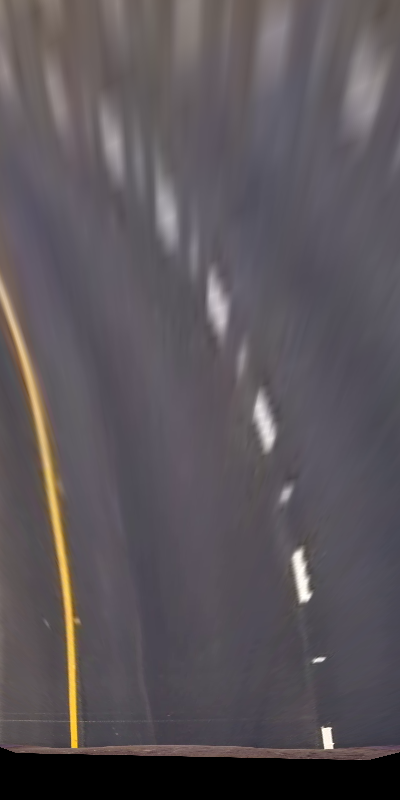
#> input picture report/flat_sample.png, 400 x 800 px
$ python -i image_preprocessors.py   (imports and definitions only)   (older library calls are emulated)
#> lines starting #> are read from the running program, lines starting #| are printed output that depends on the picture; after the words box and inside, x2 and y2 are one past the last pixel; in counts of white or black regions, pixels touching at a corner belong together
import cv2
import numpy as np
import matplotlib.pyplot as plt


def s_binnary(img):
    S_channel = cv2.cvtColor(img.astype(np.uint8), cv2.COLOR_BGR2HLS)[:,:,2]
    threshold= [150,255]

    binary = np.zeros_like(S_channel)
    binary[(S_channel >= threshold[0]) & (S_channel <= threshold[1])] = 255

    return binary

def dir_combined(img2):
    clahe = cv2.createCLAHE(clipLimit=2.0, tileGridSize=(8, 8))
    out = cv2.cvtColor(img2, cv2.COLOR_BGR2GRAY)

    S_channel = cv2.cvtColor(img2.astype(np.uint8), cv2.COLOR_BGR2HLS)[:, :, 2]

    out3 = clahe.apply(out)

    out1 = mag_thresh(img2, sobel_kernel=5, mag_thresh=(50, 100))

    out = out1 & out3


    out = dir_threshold(out, sobel_kernel=5, thresh=(0.5, 1.2))

    kernel = np.ones((3, 3), np.uint8)
    #
    out = cv2.dilate(out, kernel, iterations=2)

    binary = np.zeros_like(S_channel)  #uggly walkaround to have same type of images
    #binary[(img >= threshold[0]) & (img <= threshold[1])] = 255
    binary[(out >= 100) ] =255
    #
    # plt.imshow(out)
    # plt.show()

    return binary

def dir_threshold(img, sobel_kernel=3, thresh=(0, np.pi/2)):
    # Grayscale
    #gray = cv2.cvtColor(img, cv2.COLOR_RGB2GRAY)
    gray = img
    # Calculate the x and y gradients
    sobelx = cv2.Sobel(gray, cv2.CV_64F, 1, 0, ksize=sobel_kernel)
    sobely = cv2.Sobel(gray, cv2.CV_64F, 0, 1, ksize=sobel_kernel)
    # Take the absolute value of the gradient direction,
    # apply a threshold, and create a binary image result
    absgraddir = np.arctan2(np.absolute(sobely), np.absolute(sobelx))
    binary_output =  np.zeros_like(absgraddir)
    binary_output[(absgraddir >= thresh[0]) & (absgraddir <= thresh[1])] = 255

    # Return the binary image
    return binary_output

def mag_thresh(img, sobel_kernel=3, mag_thresh=(0, 255)):
    # Convert to grayscale
    gray = cv2.cvtColor(img, cv2.COLOR_RGB2GRAY)
    # Take both Sobel x and y gradients
    sobelx = cv2.Sobel(gray, cv2.CV_64F, 1, 0, ksize=sobel_kernel)
    sobely = cv2.Sobel(gray, cv2.CV_64F, 0, 1, ksize=sobel_kernel)
    # Calculate the gradient magnitude
    gradmag = np.sqrt(sobelx**2 + sobely**2)
    # Rescale to 8 bit
    scale_factor = np.max(gradmag)/255
    gradmag = (gradmag/scale_factor).astype(np.uint8)
    # Create a binary image of ones where threshold is met, zeros otherwise
    binary_output = np.zeros_like(gradmag)
    binary_output[(gradmag >= mag_thresh[0]) & (gradmag <= mag_thresh[1])] = 255

    # Return the binary image
    return binary_output


# https://hidefcolor.com/blog/color-management/what-is-lab-color-space/
def b_binnary(img):
    B_channel = cv2.cvtColor(img.astype(np.uint8), cv2.COLOR_BGR2LAB)[:,:,0]
    threshold= [155,255]

    binary = np.zeros_like(B_channel)
    binary[(B_channel >= threshold[0]) & (B_channel <= threshold[1])] = 255

    return binary

clahe = cv2.createCLAHE(clipLimit=2.0, tileGridSize=(8, 8))

def white_binnary(img):

    img = cv2.cvtColor(img.astype(np.uint8), cv2.COLOR_BGR2GRAY)
    threshold= [225,255]
    #
    binary = np.zeros_like(img)
    binary[(img >= threshold[0]) & (img <= threshold[1])] = 255
    return binary


def combine_preprocesors(img):
    out1 = b_binnary(img)
    out2 = s_binnary(img)
    out3 = white_binnary(img)

    # [8 lines of commented-out code are left out]
    return ( out1 & out2 ) | out3

>>> import cv2
>>> picture = cv2.imread('report/flat_sample.png')
#> picture is the input picture: shape (800, 400, 3); mean B, G, R 89.3, 84.6, 90.5
>>> result = dir_combined(picture)
#> in dir_combined, `S_channel = cv2.cvtColor(img2.astype(np.uint8), cv2.COLOR_BGR2HLS)[:, ..`:
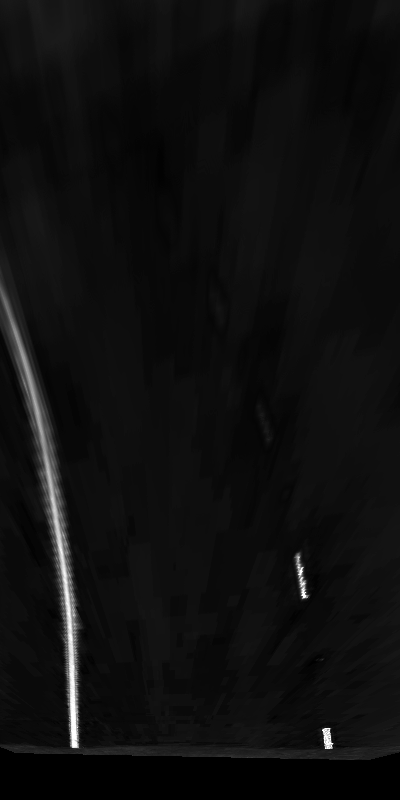
#> S_channel: shape (800, 400); min 0, max 255, mean 14.8
#> in dir_combined, `out3 = clahe.apply(out)`:
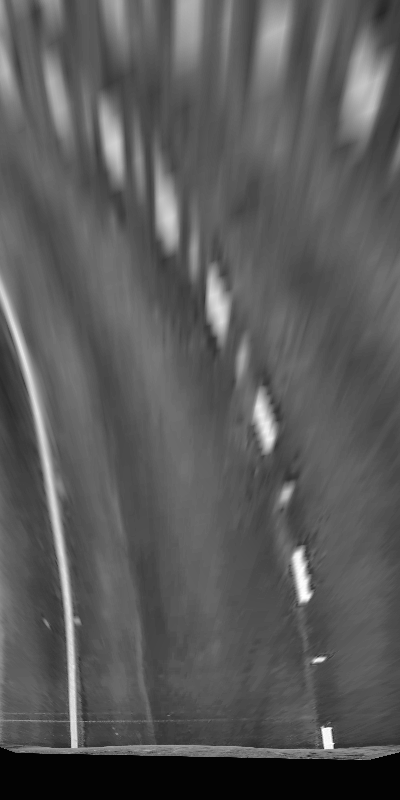
#> out3: shape (800, 400); min 3, max 255, mean 89.2
#> in mag_thresh, `gradmag = np.sqrt(sobelx**2 + sobely**2)`:
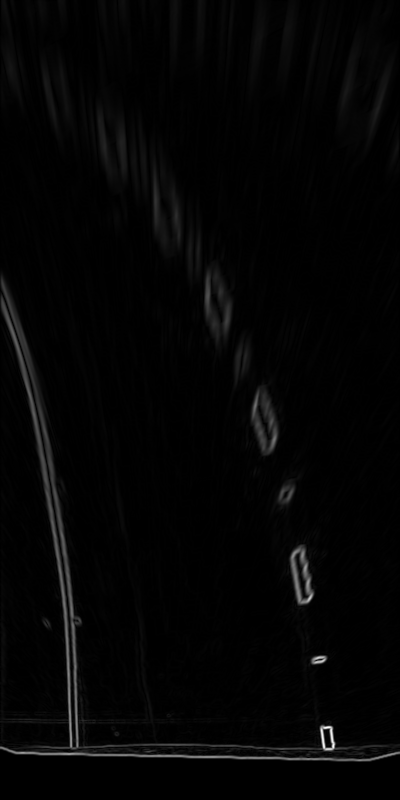
#> gradmag: shape (800, 400) float64; min 0, max 8559.5, mean 159.3; drawn with min black and max white
#> in mag_thresh, `scale_factor = np.max(gradmag)/255`: scale_factor = 33.57
#> in dir_combined, `out1 = mag_thresh(img2, sobel_kernel=5, mag_thresh=(50, 100))`:
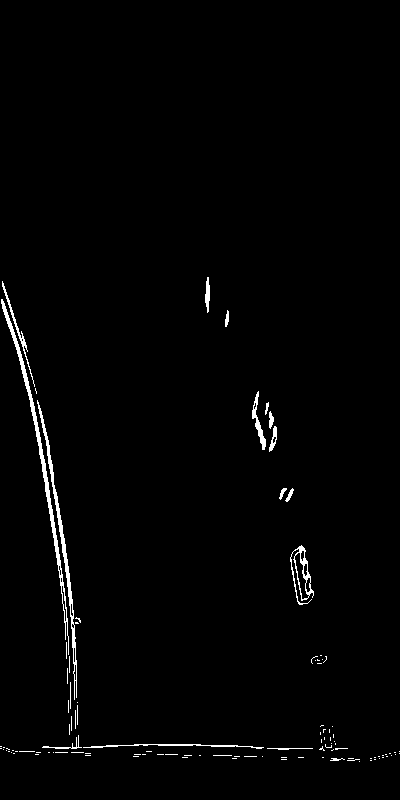
#> out1: shape (800, 400); 1.4% white; 109 white regions (91 under 20 px), largest, box (x1, y1, x2, y2) and area: (1, 299, 69, 655) 1237, (37, 400, 77, 700) 924, (290, 545, 314, 605) 393
#> in dir_threshold, `sobelx = cv2.Sobel(gray, cv2.CV_64F, 1, 0, ksize=sobel_kernel)`:
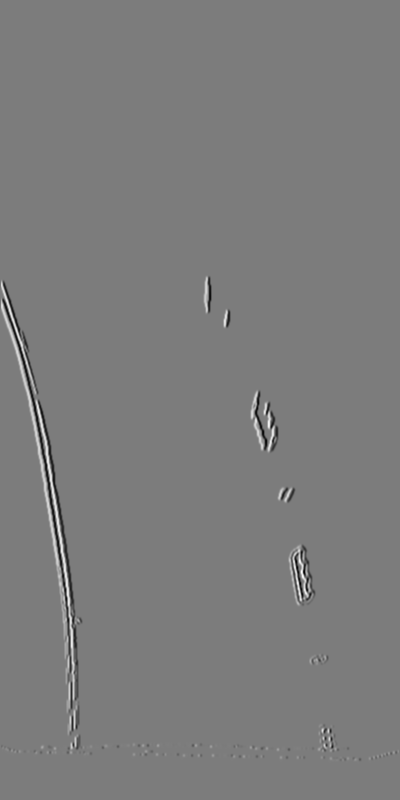
#> sobelx: shape (800, 400) float64; min -10532, max 10960, mean -0.3; drawn with min black and max white
#> in dir_threshold, `absgraddir = np.arctan2(np.absolute(sobely), np.absolute(sobelx))`:
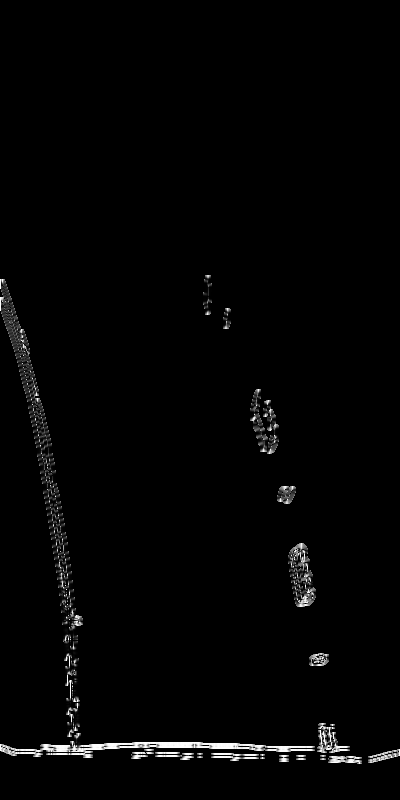
#> absgraddir: shape (800, 400) float64; min 0, max 1.57, mean 0.0253; drawn with min black and max white
#> in dir_combined, `out = dir_threshold(out, sobel_kernel=5, thresh=(0.5, 1.2))`: out: shape (800, 400) float64; 1% white in thin lines or dots, all inside (x1, y1, x2, y2) = (1, 275, 399, 764)
#> in dir_combined, `out = cv2.dilate(out, kernel, iterations=2)`:
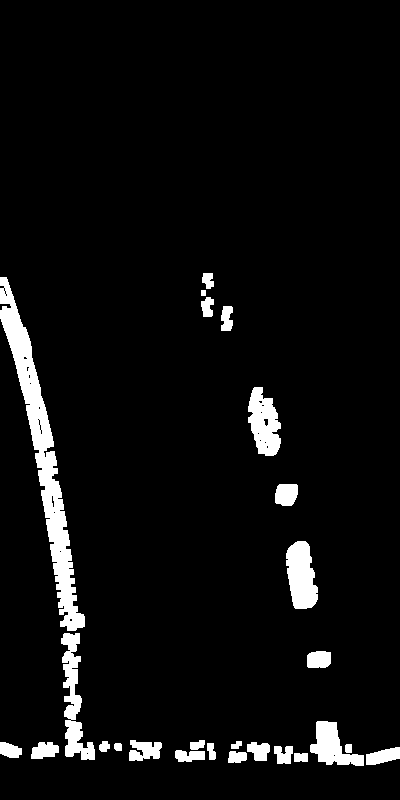
#> out: shape (800, 400) float64; 5.4% white; 26 white regions, largest, box (x1, y1, x2, y2) and area: (0, 277, 85, 631) 6462, (61, 633, 95, 760) 1834, (286, 541, 318, 609) 1617

$ run again, on report/flatten_points_map.png
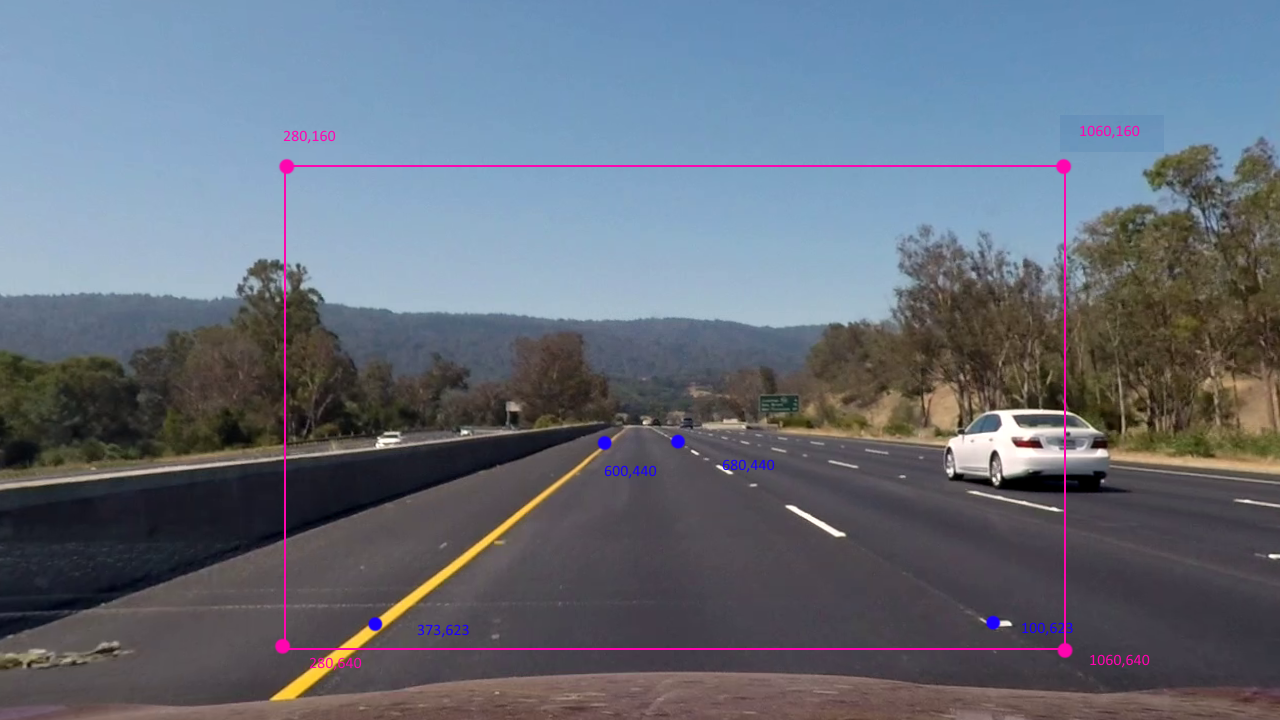
#> input picture report/flatten_points_map.png, 1280 x 720 px
#> picture is the input picture: shape (720, 1280, 3); mean B, G, R 121.8, 109.2, 101.6
#> scale_factor = 39.64
#> in dir_combined, `out1 = mag_thresh(img2, sobel_kernel=5, mag_thresh=(50, 100))`:
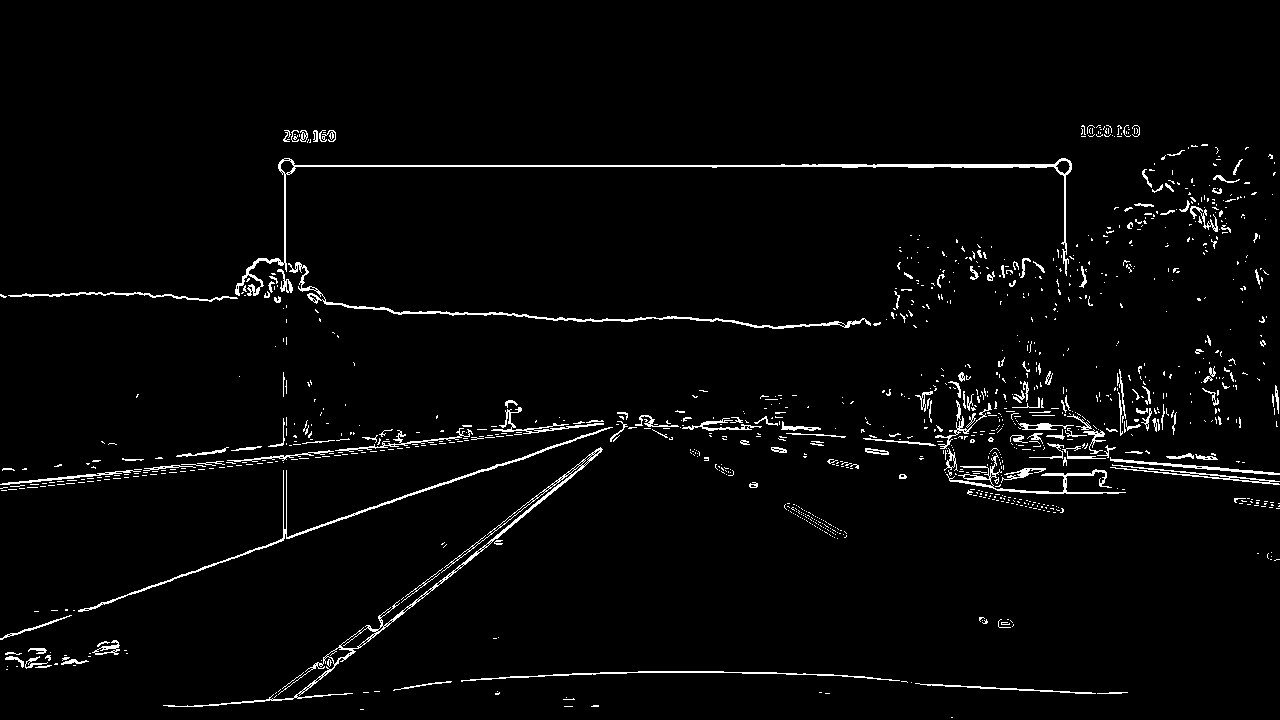
#> out1: shape (720, 1280); 2.8% white in thin lines or dots, all inside (x1, y1, x2, y2) = (0, 125, 1280, 718)
#> in dir_combined, `out = cv2.dilate(out, kernel, iterations=2)`:
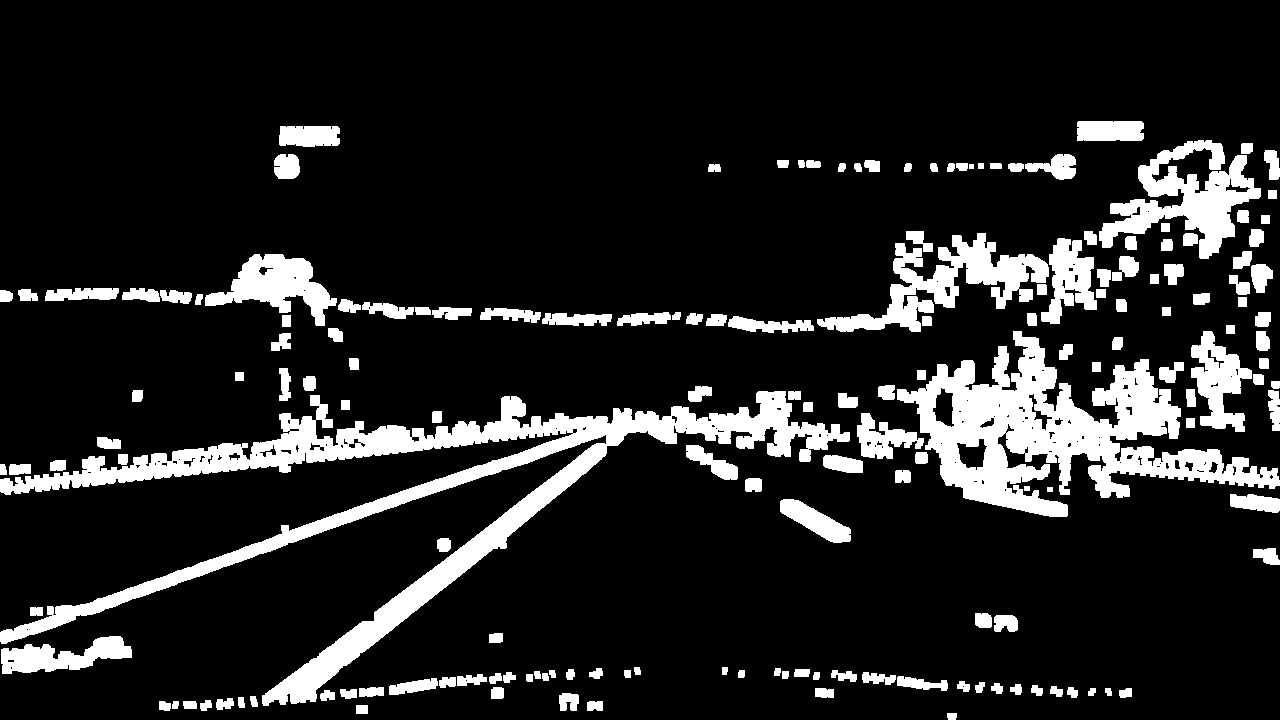
#> out: shape (720, 1280) float64; 13.9% white; 169 white regions, largest, box (x1, y1, x2, y2) and area: (0, 391, 850, 706) 38494, (897, 331, 1280, 517) 27007, (1099, 140, 1261, 259) 7840

$ run again, on report/flatten_points_map_crop.png
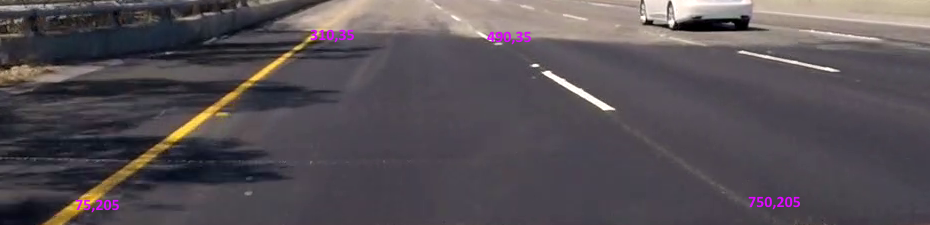
#> input picture report/flatten_points_map_crop.png, 930 x 225 px
#> picture is the input picture: shape (225, 930, 3); mean B, G, R 84.5, 79.5, 86.3
#> scale_factor = 36.06
#> in dir_combined, `out1 = mag_thresh(img2, sobel_kernel=5, mag_thresh=(50, 100))`:
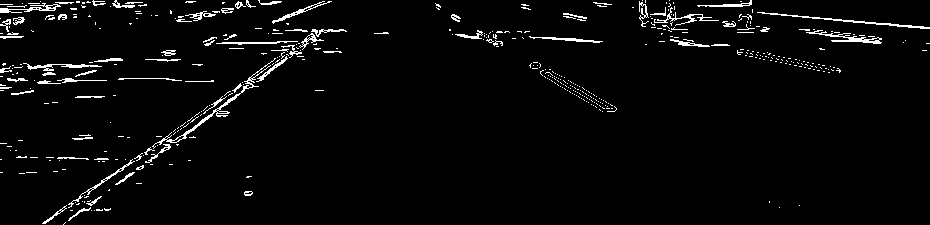
#> out1: shape (225, 930); 3.4% white in thin lines or dots
#> in dir_combined, `out = cv2.dilate(out, kernel, iterations=2)`:
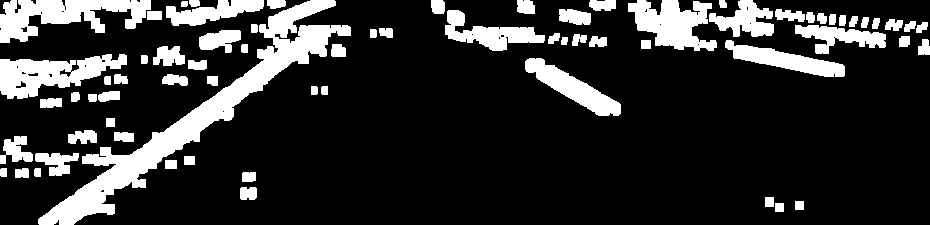
#> out: shape (225, 930) float64; 18.4% white; 71 white regions, largest, box (x1, y1, x2, y2) and area: (38, 0, 351, 225) 10436, (0, 0, 151, 43) 3477, (0, 54, 127, 99) 3057
